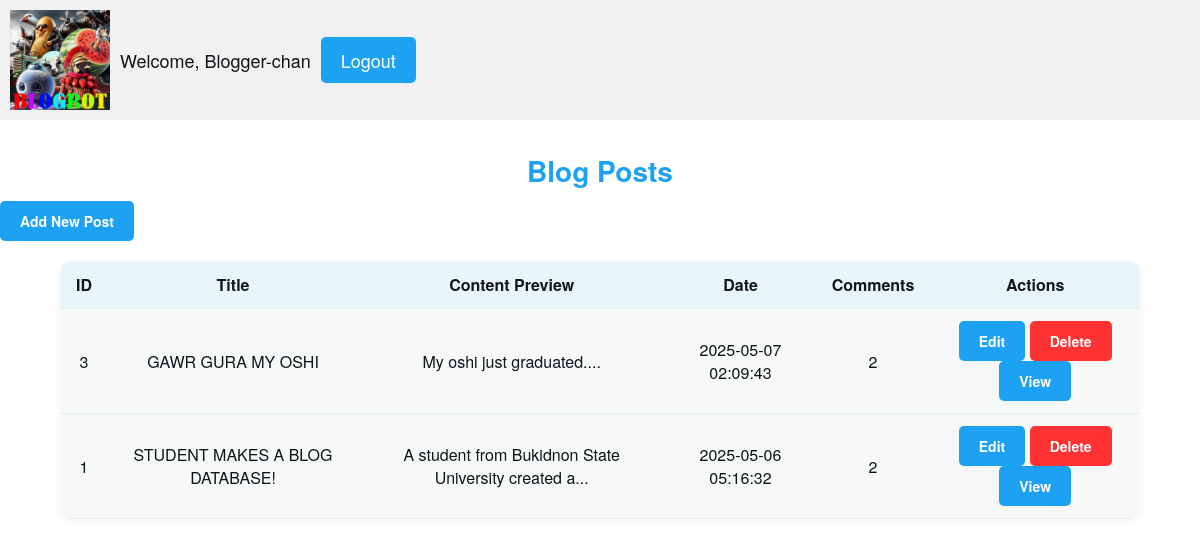
Page /index.php (signed in) on the committed database.
### tables this page shows
CREATE TABLE `posts` (
  `id` int(11) NOT NULL,
  `title` varchar(255) NOT NULL,
  `content` text NOT NULL,
  `created_at` datetime DEFAULT current_timestamp(),
  `user_id` int(11) DEFAULT NULL
);

### index.php (the view, shortened to what this page needs)
<?php
include 'db.php';
$sql = "SELECT posts.*, COUNT(comments.id) as comment_count
        FROM posts
        LEFT JOIN comments ON posts.id = comments.post_id
        GROUP BY posts.id
        ORDER BY posts.created_at DESC";
$result = $conn->query($sql);
?>
<!DOCTYPE html>
<html>
<head>
    <link rel="stylesheet" href="style.css">
</head>
<body>
<div class="header">
    <img src="logo.png" alt="Logo">
    <p>Welcome, <?php echo htmlspecialchars($_SESSION['username']); ?>
        <a href="logout.php">Logout</a>
    </p>
</div>
<h2>Blog Posts</h2>
<a href="add.php" class="btn">Add New Post</a>
<table>
    <thead>
        <tr>
            <th>ID</th>
            <th>Title</th>
            <th>Content Preview</th>
            <th>Date</th>
            <th>Comments</th>
            <th>Actions</th>
        </tr>
    </thead>
    <tbody>
        <?php if ($result->num_rows > 0): ?>
            <?php while ($row = $result->fetch_assoc()): ?>
                <tr>
                    <td><?php echo $row['id']; ?></td>
                    <td><?php echo htmlspecialchars($row['title']); ?></td>
                    <td><?php echo htmlspecialchars(substr($row['content'], 0, 50)); ?>...</td>
                    <td><?php echo $row['created_at']; ?></td>
                    <td><?php echo $row['comment_count']; ?></td>
                    <td>
                        <a href="edit.php?id=<?php echo $row['id']; ?>" class="btn">Edit</a>
                        <a href="delete.php?id=<?php echo $row['id']; ?>" class="btn-delete" onclick="return confirm('Are you sure?');">Delete</a>
                        <a href="view.php?id=<?php echo $row['id']; ?>" class="btn">View</a>
                    </td>
                </tr>
            <?php endwhile; ?>
        <?php else: ?>
            <tr><td colspan="6">No posts found.</td></tr>
        <?php endif; ?>
    </tbody>
</table>
</body>
</html>

### style.css (style rules this page uses)
body { font-family: 'Segoe UI', Tahoma, Geneva, Verdana, sans-serif; background-color: #ffffff; color: #0f1419; margin: 0; padding: 0; }
h2 { text-align: center; font-weight: 700; margin: 30px 0 10px; font-size: 28px; color: #1da1f2; }
table { width: 90%; margin: 20px auto; border-collapse: collapse; background-color: #f7f9f9; border-radius: 12px; overflow: hidden; box-shadow: 0 2px 10px rgba(0, 0, 0, 0.05); }
th, td { padding: 12px 16px; text-align: center; border-bottom: 1px solid #e6ecf0; }
th { background-color: #e8f5fd; font-weight: bold; color: #14171a; }
.btn, .btn-delete { display: inline-block; padding: 8px 16px; font-size: 14px; font-weight: bold; border-radius: 9999px; text-align: center; cursor: pointer; transition: background-color 0.2s ease-in-out; border: none; text-decoration: none; }
.btn { background-color: #1da1f2; color: white; }
.btn-delete { background-color: #e0245e; color: white; }

### index.php (style rules this page uses)
body { font-family: "Helvetica Neue", Arial, sans-serif; }
.header { display: flex; justify-content: flex-start; align-items: center; padding: 10px; background-color: #f1f1f1; }
.header p { margin: 0; font-size: 18px; display: flex; align-items: center; }
.header a { text-decoration: none; color: white; padding: 10px 20px; background-color: #1DA1F2; border-radius: 5px; margin-left: 10px; }
.header img { width: 100px; margin-right: 10px; }
.btn { background-color: #1DA1F2; color: white; padding: 10px 20px; border-radius: 5px; text-decoration: none; }
.btn-delete { background-color: #FF3333; color: white; padding: 10px 20px; border-radius: 5px; text-decoration: none; }

### rows in the picture
posts: id "3", title "GAWR GURA MY OSHI", content "My oshi just graduated.", created_at "2025-05-07 02:09:43", comment_count "2"
posts: id "1", title "STUDENT MAKES A BLOG DATABASE!", content "A student from Bukidnon State University created a", created_at "2025-05-06 05:16:32", comment_count "2"

### other values in the picture
$_SESSION['username'] "Blogger-chan"
